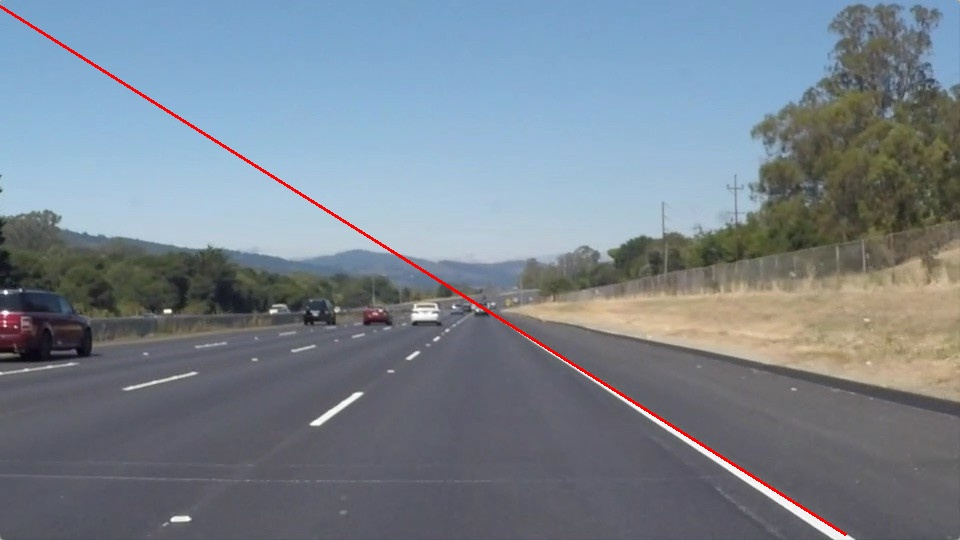
#> input picture lane_detection_project/houghlines3.jpg, 960 x 540 px, given in place of test1.mp4, which was not available
$ python vp_detection.py   (older library calls are emulated)
#> lines starting #> are read from the running program, lines starting #| are printed output that depends on the picture; after the words box and inside, x2 and y2 are one past the last pixel; in counts of white or black regions, pixels touching at a corner belong together; pictures that were not available may be replaced by others from this repository, and a replacement may not be noted
import numpy as np
import cv2
import itertools
import random
from itertools import starmap

def compute_hsv_white_binary(img):
    """
    Returns a binary thresholded image produced retaining only white and yellow elements on the picture
    The provided image should be in RGB format
    """
    rgb_img = cv2.cvtColor(img, cv2.COLOR_BGR2RGB)
    hsv_img = cv2.cvtColor(rgb_img, cv2.COLOR_RGB2HSV)

    # Compute a binary thresholded image where white is isolated from HLS components
    img_hls_white_bin = np.zeros_like(hsv_img[:, :, 0])
    img_hls_white_bin[((hsv_img[:, :, 0] >= 0) & (hsv_img[:, :, 0] <= 255))
                      & ((hsv_img[:, :, 1] >= 0) & (hsv_img[:, :, 1] <= 10 / 100 * 255))
                      & ((hsv_img[:, :, 2] >= 50 / 100 * 255) & (hsv_img[:, :, 2] <= 255))
                      ] = 1

    img_hls_white_bin = cv2.normalize(src=img_hls_white_bin, dst=None, alpha=0, beta=255,
                                      norm_type=cv2.NORM_MINMAX, dtype=cv2.CV_8UC1)
    return img_hls_white_bin

# Perform edge detection
def hough_transform(img):
    # [5 lines of commented-out code are left out]

    hsv = compute_hsv_white_binary(img)
    edges = cv2.Canny(hsv, 50, 150, apertureSize=3)
    lines = cv2.HoughLines(edges, 1, np.pi / 180, 50)  # Hough line detection

    hough_lines = []
    hor_deg_thresh = 20
    ver_deg_thresh = 15
    # Lines are represented by rho, theta; converted to endpoint notation
    if lines is not None:
        for line in lines:
            if (np.deg2rad(90 + hor_deg_thresh) < line[0][1] < np.deg2rad(180 + ver_deg_thresh)) or (
                    np.deg2rad(ver_deg_thresh) < line[0][1] < np.deg2rad(90 - hor_deg_thresh)):
                hough_lines.extend(list(starmap(endpoints, line)))

    return hough_lines


def endpoints(rho, theta):
    a = np.cos(theta)
    b = np.sin(theta)
    x_0 = a * rho
    y_0 = b * rho
    x_1 = int(x_0 + 1000 * (-b))
    y_1 = int(y_0 + 1000 * (a))
    x_2 = int(x_0 - 1000 * (-b))
    y_2 = int(y_0 - 1000 * (a))

    return ((x_1, y_1), (x_2, y_2))


# Random sampling of lines
def sample_lines(lines, size):
    if size > len(lines):
        size = len(lines)
    return random.sample(lines, size)


def det(a, b):
    return a[0] * b[1] - a[1] * b[0]


# Find intersection point of two lines (not segments!)
def line_intersection(line1, line2):
    x_diff = (line1[0][0] - line1[1][0], line2[0][0] - line2[1][0])
    y_diff = (line1[0][1] - line1[1][1], line2[0][1] - line2[1][1])

    div = det(x_diff, y_diff)
    if div == 0:
        return None  # Lines don't cross

    d = (det(*line1), det(*line2))
    x = det(d, x_diff) / div
    y = det(d, y_diff) / div

    return x, y


# Find intersections between multiple lines (not line segments!)
def find_intersections(lines):
    intersections = []
    for i, line_1 in enumerate(lines):
        for line_2 in lines[i + 1:]:
            if not line_1 == line_2:
                intersection = line_intersection(line_1, line_2)
                if intersection:  # If lines cross, then add
                    intersections.append(intersection)

    return intersections


# Given intersections, find the grid where most intersections occur and treat as vanishing point
def find_vanishing_point(img, grid_size, intersections):
    # Image dimensions
    image_height = img.shape[0]
    image_width = img.shape[1]

    # Grid dimensions
    grid_rows = (image_height // grid_size) + 1
    grid_columns = (image_width // grid_size) + 1

    # Current cell with most intersection points
    max_intersections = 0
    best_cell = (0.0, 0.0)
    best_sum = (0, 0)
    avg_vp = (0,0)

    # for intersection in intersections:
        # avg_vp = (int((avg_vp[0] + intersection[0])//2), int((avg_vp[1] + intersection[1])//2))

    for i, j in itertools.product(range(grid_columns),range(grid_rows)):
        cell_left = i * grid_size
        cell_right = (i + 1) * grid_size
        cell_bottom = j * grid_size
        cell_top = (j + 1) * grid_size
        # cv2.rectangle(img, (cell_left, cell_bottom), (cell_right, cell_top), (0, 0, 255), 1)

        current_intersections = 0  # Number of intersections in the current cell
        current_sum = (0, 0)
        for x, y in intersections:
            if cell_left < x < cell_right and cell_bottom < y < cell_top:
                current_intersections += 1
                current_sum = (current_sum[0] + x, current_sum[1] + y)

        # Current cell has more intersections that previous cell (better)
        if current_intersections > max_intersections:
            max_intersections = current_intersections
            best_cell = ((cell_left + cell_right) / 2, (cell_bottom + cell_top) / 2)
            best_sum = current_sum

            # print("Best Cell:", best_cell)

    avg_vp = (int(best_sum[0]//(max_intersections+0.001)), int(best_sum[1]//(max_intersections+0.001)))

    # [6 lines of commented-out code are left out]

    return best_cell, avg_vp

if __name__ == '__main__':
    cap = cv2.VideoCapture('vids/test1.mp4')
    prev_avg_vp = None
    avg_vp = (0,0)
    prob = 0.99
    while (cap.isOpened()):
        ret, frame = cap.read()
#> frame is the input picture: shape (540, 960, 3); mean B, G, R 142.6, 131.6, 120.7

        x_bound = 0
        y_start = frame.shape[0] // 2
#> y_start = 270

        if ret is True:

            hough_lines = hough_transform(frame[y_start:, x_bound:frame.shape[1]-x_bound, :])
#> in compute_hsv_white_binary, `rgb_img = cv2.cvtColor(img, cv2.COLOR_BGR2RGB)`:
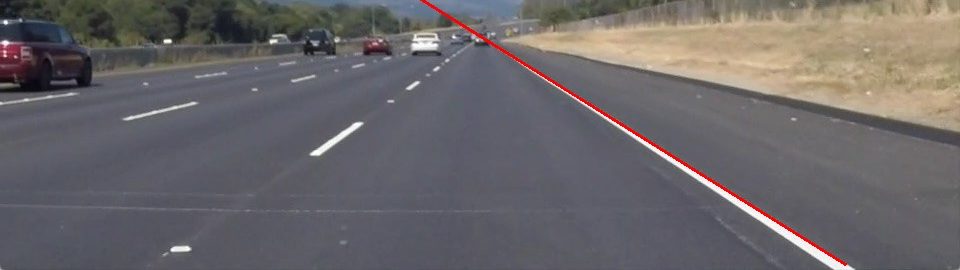
#> rgb_img: shape (270, 960, 3); mean R, G, B 106.8, 102.9, 105
#> in compute_hsv_white_binary, `hsv_img = cv2.cvtColor(rgb_img, cv2.COLOR_RGB2HSV)`: hsv_img: shape (270, 960, 3); mean H, S, V 98.7, 33.7, 114
#> in hough_transform, `hsv = compute_hsv_white_binary(img)`:
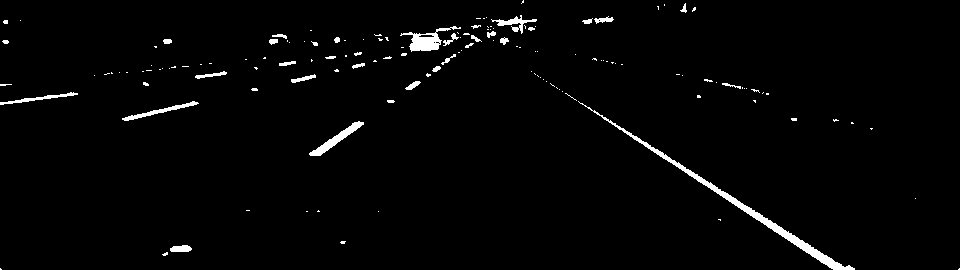
#> hsv: shape (270, 960); 2% white; 144 white regions (110 under 20 px), largest, box (x1, y1, x2, y2) and area: (578, 101, 855, 270) 1655, (400, 26, 461, 52) 543, (309, 121, 364, 156) 436
#> in hough_transform, `edges = cv2.Canny(hsv, 50, 150, apertureSize=3)`:
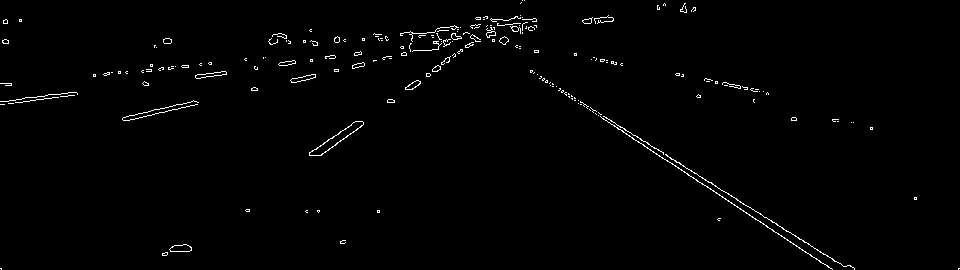
#> edges: shape (270, 960); 1.2% white in thin lines or dots
#> in hough_transform, `lines = cv2.HoughLines(edges, 1, np.pi / 180, 50)`: lines = 66 rows, first 8: [-221, 2.13], [-228, 2.15], [101, 1.43], [-241, 2.16], [104, 1.43], [148, 1.33], [142, 1.34], [145, 1.34]
#> the loop in hough_transform, `for line in lines:` made 66 passes
#> line on passes 3, 5, 6, 7, 8, 12, 14, 15, 18, 19, 21, 22: [[101, 1.43]], [[104, 1.43]], [[148, 1.33]], [[142, 1.34]], [[145, 1.34]], [[84, 1.47]], [[108, 1.41]], [[77, 1.47]], [[68, 1.48]], [[139, 1.36]], [[86, 1.47]], [[-55, 1.76]]
#> line on passes 1, 2, 4, 9, 10, 11: [[-221, 2.13]], [[-228, 2.15]], [[-241, 2.16]], [[-211, 2.11]], [[299, 0.977]], [[314, 0.942]]
#> after the loop in hough_transform, `for line in lines:`: hough_lines = 23 items
#> hough_lines = 23 items
            if hough_lines:
                print(len(hough_lines))
#| 23
                random_sample = sample_lines(hough_lines, 300)
#> in sample_lines, `size = len(lines)`: size = 23
#> random_sample = 23 items
                intersections = find_intersections(random_sample)
#> the loop in find_intersections, `for i, line_1 in enumerate(lines):` made 23 passes
#> line_1 on passes 6 to 17: ((-731, -715), (964, 344)), ((-766, -673), (966, 326)), ((-674, -780), (964, 366)), ((-672, -782), (965, 364)), ((-624, 841), (993, -333)), ((-770, -666), (962, 333)), ((-748, -695), (965, 334)), ((-590, 867), (985, -363)), ((-694, -758), (963, 359)), ((-661, 807), (996, -311)), ((-733, -713), (963, 345)), ((-607, 854), (989, -348))
#> line_1 on passes 1 to 5: ((-677, 792), (999, -296)), ((-644, 822), (993, -324)), ((-714, -735), (962, 353)), ((-711, -740), (966, 348)), ((-641, 827), (996, -319))
                if intersections:
                    grid_size = min(frame.shape[0], frame.shape[1]) // 5
                    vanishing_point, avg_vp = find_vanishing_point(frame, grid_size, intersections)
                    avg_vp = (avg_vp[0] + x_bound, avg_vp[1] + y_start)
                    if prev_avg_vp is not None:
                        avg_vp = (int(prev_avg_vp[0]*prob + avg_vp[0]*(1-prob)), int(prev_avg_vp[1]*prob + avg_vp[1]*(1-prob)))
                    prev_avg_vp = avg_vp
                elif prev_avg_vp is not None:
                    avg_vp = prev_avg_vp
            elif prev_avg_vp is not None:
                avg_vp = prev_avg_vp
            cv2.circle(frame, avg_vp, 0, (0, 255, 0), 10)
#> frame: shape (540, 960, 3); 0.02% of pixels changed, all inside (x1, y1, x2, y2) = (473, 304, 484, 315)
            # cv2.line(frame, (avg_vp[0]-avg_vp[1]//15, avg_vp[1]+30), (avg_vp[0]+avg_vp[1]//15, avg_vp[1]+30), (255,255,255), 2)
            road_mask = np.zeros(frame.shape)
            pts = np.array([(frame.shape[1]//5, frame.shape[0]), (avg_vp[0]-avg_vp[1]//15, avg_vp[1]+30), (avg_vp[0]+avg_vp[1]//15, avg_vp[1]+30), (frame.shape[1] - frame.shape[1]//5, frame.shape[0])])
            cv2.drawContours(road_mask, [pts], 0, (255, 255, 255), -1)
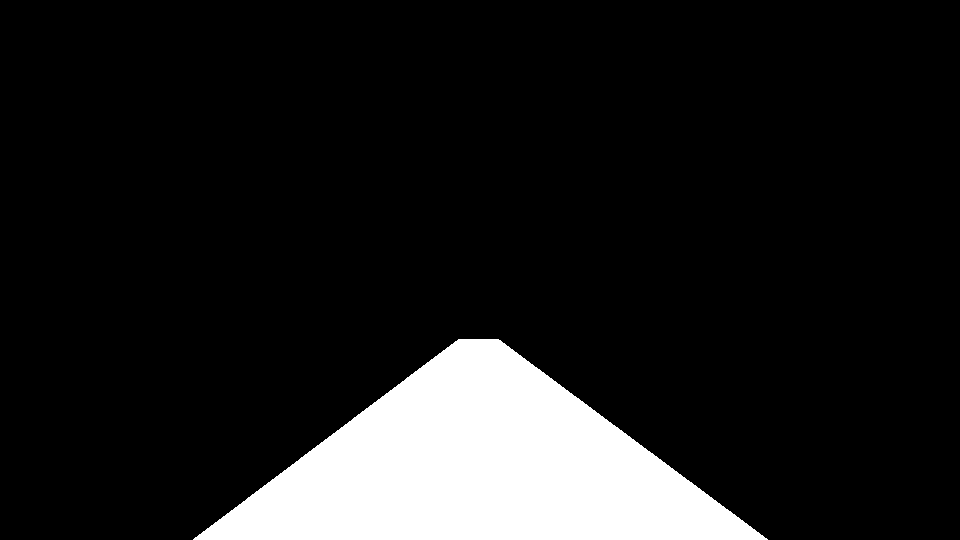
#> road_mask: shape (540, 960, 3) float64; 12% white; 1 white region, box (x1, y1, x2, y2) and area: (193, 339, 768, 540) 61975
            frame = (road_mask / 255) * frame
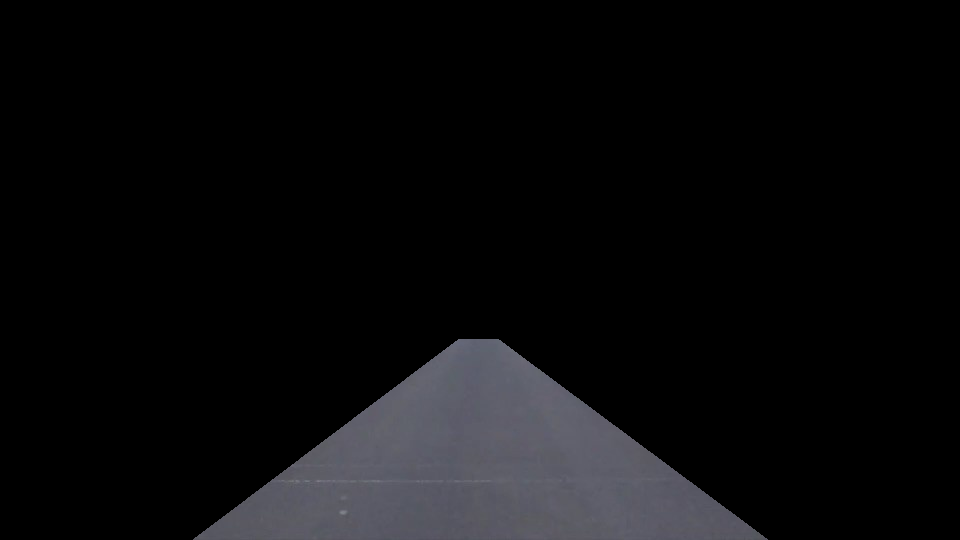
#> frame: shape (540, 960, 3) float64; mean of channels 0, 1, 2 12.4, 11.1, 11.1; drawn as B, G, R
            frame = cv2.normalize(src=frame, dst=None, alpha=0, beta=255, norm_type=cv2.NORM_MINMAX, dtype=cv2.CV_8UC1)
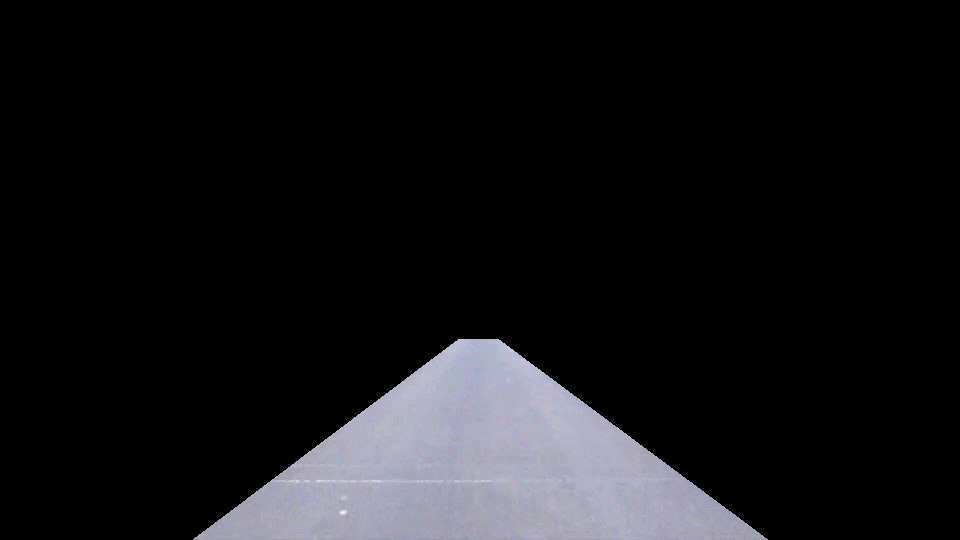
#> frame: shape (540, 960, 3); mean of channels 0, 1, 2 22.9, 20.5, 20.5; drawn as B, G, R

            cv2.imshow('frame', frame)
            if cv2.waitKey(1) & 0xFF == ord('q'):
#> (key q is pressed here)
                break
        else:
            cap.release()
    cv2.destroyAllWindows()
